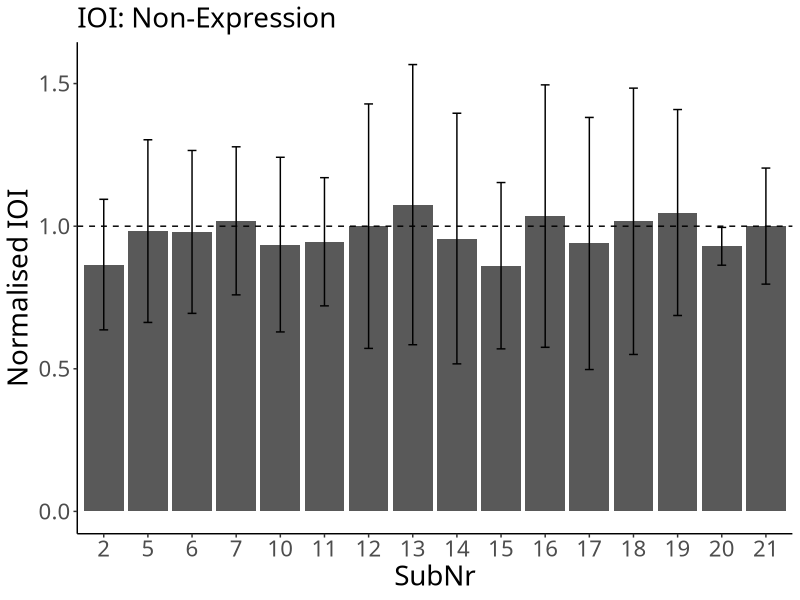
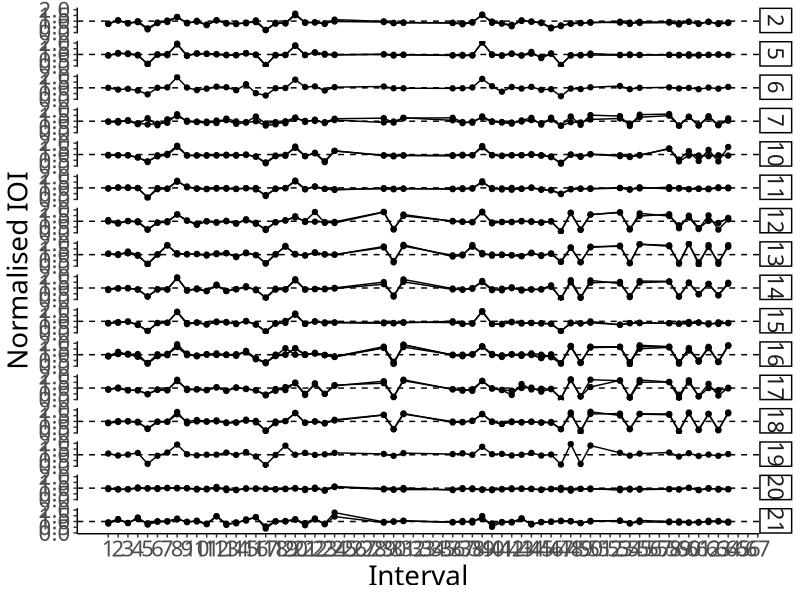
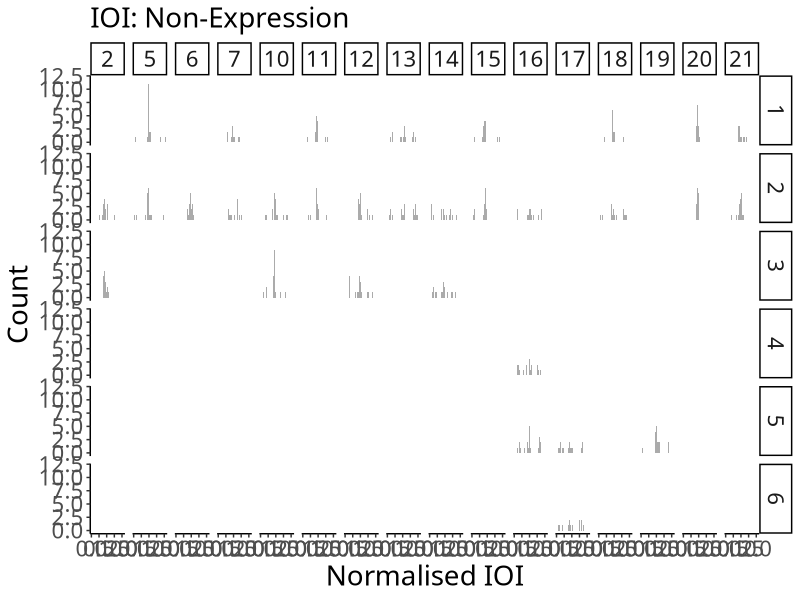
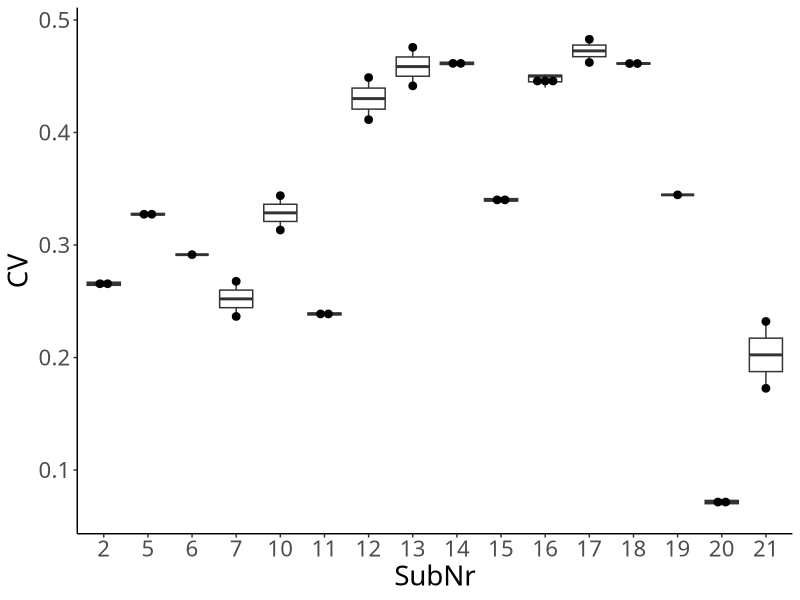

R code for these plots, in order:
## ---- chunk 1
# packages
# data manipulation
if (!require("data.table")) {install.packages("data.table"); require("data.table")}
# plot
if (!require("ggplot2")) {install.packages("ggplot2"); require("ggplot2")}

# ggplots
theme_set(theme_classic())
theme_update(text = element_text(size = 20, family = "Helvetica Neue LT Std 57 Condensed"), legend.position = "bottom")
## ---- chunk 2
dt_ioi <- fread("./preprocessor/filtered/data_offset.csv", header = T, sep = ",", dec = ".") # read a filtered csv

# SubNr as a factor
dt_ioi$SubNr <- as.factor(dt_ioi$SubNr)

# assign RowNr
dt_ioi$RowNr <- rep(1:72, nrow(dt_ioi)/72)
## ---- chunk 3
# calculate normIOIs
dt_ioi$IOI <- diff(c(0, dt_ioi$TimeStamp))

# convert bpm to ms
dt_ioi[Tempo == 120]$Tempo <- 250
dt_ioi[Tempo == 110]$Tempo <- 273
dt_ioi[Tempo == 100]$Tempo <- 300

# normalise IOIs
dt_ioi$normIOI <- dt_ioi$IOI/dt_ioi$Tempo

# remove the first note
dt_ioi <- dt_ioi[RowNr != 1]

# assign Interval
dt_ioi$Interval <- rep(1:71, nrow(dt_ioi)/71)

# remove irrelevant intervals
ls_irrelevant <- list(c(25:28), c(32:35), c(51:52), c(56:57), c(65:71))
dt_ioi$EighthNote <- "Yes"

for (phrase in 1:length(ls_irrelevant)){
  for (note in 1:length(ls_irrelevant[[phrase]])){
    dt_ioi[Interval == ls_irrelevant[[phrase]][note]]$EighthNote <- "No"
  }
}
## ---- chunk 4
# For each individual
ioi <- dt_ioi[EighthNote == "Yes", .(N = length(normIOI), Mean = mean(normIOI), SD = sd(normIOI)), by = .(SubNr)]
print(ioi)
## ---- chunk 5
p_ioi <- ggplot(data = ioi, aes(x = SubNr, y = Mean)) +
  geom_bar(stat = "identity", position = position_dodge()) +
  geom_errorbar(aes(ymin = Mean - SD, ymax = Mean + SD),
                width = .2, position = position_dodge(.9)) +
  geom_hline(yintercept = 1, linetype = "dashed") + # Tempo
  labs(y = "Normalised IOI", subtitle = "IOI: Non-Expression")
p_ioi
## ---- chunk 6
# For each individual
ioi_seq <- dt_ioi[EighthNote == "Yes", .(N = length(normIOI), Mean = mean(normIOI)), by = .(SubNr, TrialNr, Interval)]

p_ioi_seq <- ggplot(data = ioi_seq, aes(x = Interval, y = Mean, group = TrialNr)) +
  geom_line() +
  geom_point() +
  geom_hline(yintercept = 1, linetype = "dashed") + # Tempo
  facet_grid(SubNr ~ .) +
  labs(x = "Interval", y = "Normalised IOI") + scale_x_continuous(breaks=seq(1,71,1))
p_ioi_seq
## ---- chunk 7
p_ioi_dis <- ggplot(dt_ioi[EighthNote == "Yes"], aes(x = normIOI)) +
  geom_histogram(binwidth = .02, alpha = .5, position = "identity") +
  facet_grid(TrialNr ~ SubNr) +
  labs(x = "Normalised IOI", y = "Count", subtitle = "IOI: Non-Expression")
p_ioi_dis
## ---- chunk 8
# Group mean
ioi_all <- ioi[, .(N = length(Mean), Mean = mean(Mean), SD = sd(Mean))]
print(ioi_all)
## ---- chunk 9
ioi_trial <- dt_ioi[EighthNote == "Yes", .(N = length(normIOI), Mean = mean(normIOI), SD = sd(normIOI)), by = .(SubNr, TrialNr)]

excluded_ioi <- ioi_trial[Mean < ioi_all$Mean+3*ioi_all$SD & Mean > ioi_all$Mean-3*ioi_all$SD]
print(excluded_ioi)
## ---- chunk 10
# for each participant
cv <- dt_ioi[EighthNote == "Yes", .(N = length(normIOI), CV = sd(normIOI)/mean(normIOI)) , by = .(SubNr, TrialNr)]
cv
## ---- chunk 11
p_cv_box <- ggplot(cv, aes(x = SubNr, y = CV)) +
  geom_boxplot() +
  geom_dotplot(binaxis = 'y', stackdir = 'center', dotsize = 0.5)
p_cv_box
## ---- chunk 12
# for all
cv_all <- cv[, .(N = length(CV), Mean = mean(CV), SD = sd(CV))]
print(cv_all)
## ---- chunk 13
excluded_cv <- cv[CV < cv_all$Mean+3*(cv_all$SD) & CV > cv_all$Mean-3*cv_all$SD]
print(excluded_cv)
## ---- chunk 14
fwrite(excluded_cv, "./offset_valid.csv")
